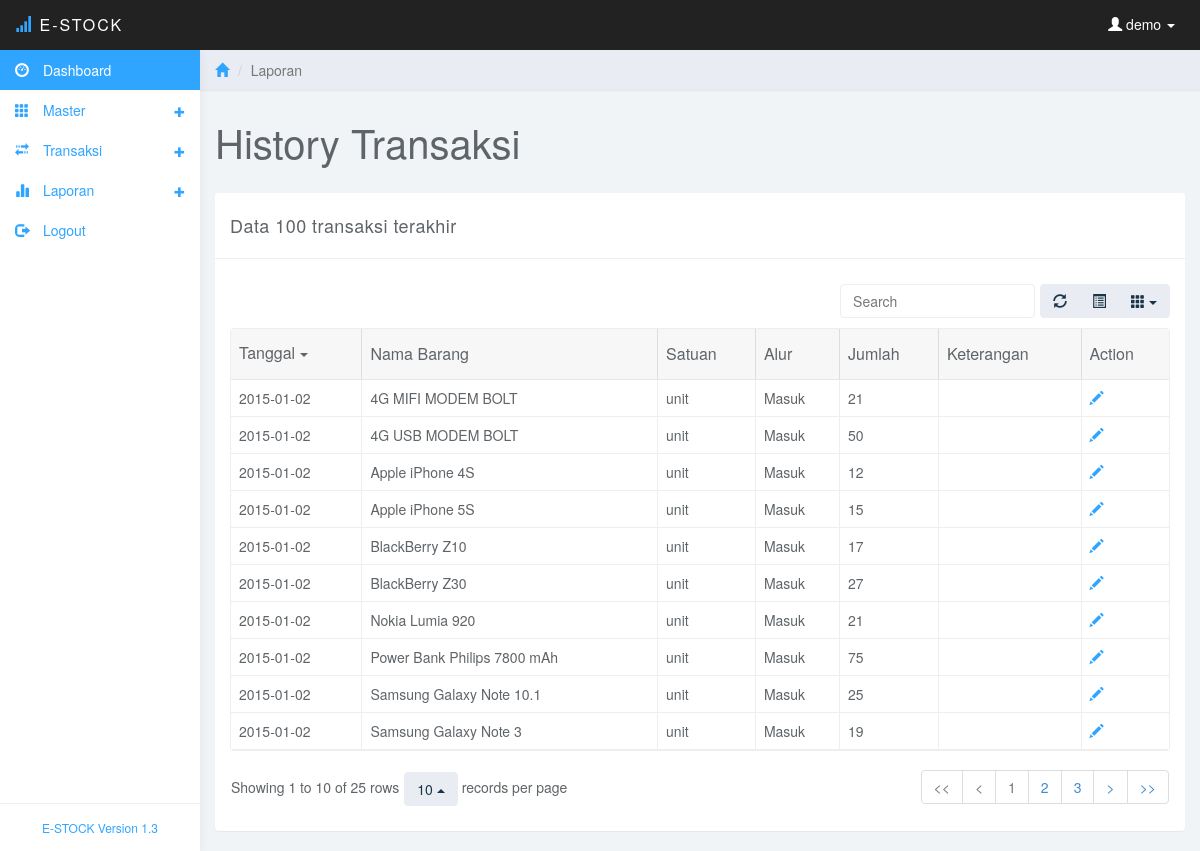
The app's page /history1.php (signed in) with its own data.
### tables this page shows
CREATE TABLE IF NOT EXISTS `transaksi` (
  `id_transaksi` int(11) NOT NULL AUTO_INCREMENT,
  `tgl_transaksi` date NOT NULL,
  `jenis_transaksi` varchar(6) NOT NULL,
  `id_barang` int(11) NOT NULL,
  `jumlah` int(11) NOT NULL,
  `keterangan` varchar(100) NOT NULL,
  PRIMARY KEY (`id_transaksi`)
);

CREATE TABLE IF NOT EXISTS `barang` (
  `id_barang` int(11) NOT NULL AUTO_INCREMENT,
  `nama_barang` varchar(50) NOT NULL,
  `satuan` varchar(10) NOT NULL,
  `stok` int(11) NOT NULL,
  PRIMARY KEY (`id_barang`)
);

### history1.php (the view, shortened to what this page needs)
<?php
include ("koneksi/koneksi.php");
$pengguna=$_SESSION['username'];
?>
<!DOCTYPE html>
<html>
<head>
<link href="css/bootstrap.min.css" rel="stylesheet">
<link href="css/datepicker3.css" rel="stylesheet">
<link href="css/bootstrap-table.css" rel="stylesheet">
<link href="css/styles.css" rel="stylesheet">
</head>
<body>
	<nav class="navbar navbar-inverse navbar-fixed-top" role="navigation">
		<div class="container-fluid">
			<div class="navbar-header">
				<a class="navbar-brand" href="#"><span class="glyphicon glyphicon-signal"></span> E-Stock<span></span></a>
				<ul class="user-menu">
					<li class="dropdown pull-right">
						<a href="#" class="dropdown-toggle" data-toggle="dropdown"><span class="glyphicon glyphicon-user"></span>
						<?php
						echo " $pengguna";
						?>
						<span class="caret"></span></a>
					</li>
				</ul>
			</div>
		</div>
	</nav>
	<?php
	include("menu.php");
	?>
	<div class="col-sm-9 col-sm-offset-3 col-lg-10 col-lg-offset-2 main">
		<div class="row">
			<ol class="breadcrumb">
				<li><a href="#"><span class="glyphicon glyphicon-home"></span></a></li>
				<li class="active">Laporan</li>
			</ol>
		</div>
		<div class="row">
			<div class="col-lg-12">
				<h1 class="page-header">History Transaksi</h1>
			</div>
		</div>
		<div class="row">
			<div class="col-lg-12">
				<div class="panel panel-default">
					<div class="panel-heading">Data 100 transaksi terakhir</div>
					<div class="panel-body">
						<table data-toggle="table" data-url="tables/data1.json"  data-show-refresh="true" data-show-toggle="true" data-show-columns="true" data-search="true" data-select-item-name="toolbar1" data-pagination="true" data-sort-name="tgl" data-sort-order="desc">
						    <thead>
						    <tr>
						        <th data-field="tgl" data-sortable="true">Tanggal</th>
						        <th data-field="nama"  data-sortable="true">Nama Barang</th>
								<th data-field="seater"  data-sortable="true">Satuan</th>
						        <th data-field="jenis" data-sortable="true">Alur</th>
								<th data-field="qty" data-sortable="true">Jumlah</th>
								<th data-field="ket" data-sortable="true">Keterangan</th>
								<th data-field="action">Action</th>
							</tr>
							</thead>
							<tbody>
							<?php
							$sqltrx="select t.id_transaksi,t.tgl_transaksi,t.jenis_transaksi,t.id_barang,t.jumlah,t.keterangan,b.nama_barang,b.satuan from transaksi t, barang b where t.id_barang=b.id_barang order by t.id_transaksi desc limit 0,100";
							$querytrx=mysqli_query($con,$sqltrx);
							while ($datatrx=mysqli_fetch_array($querytrx))
							{
							echo '
							<tr>
						        <td data-field="tgl" data-sortable="true">'.$datatrx['tgl_transaksi'].'</td>
						        <td data-field="nama"  data-sortable="true">'.$datatrx['nama_barang'].'</td>
								<td data-field="seater"  data-sortable="true">'.$datatrx['satuan'].'</td>
								<td data-field="jenis"  data-sortable="true">'.$datatrx['jenis_transaksi'].'</td>
						        <td data-field="qty" data-sortable="true">'.$datatrx['jumlah'].'</td>
								<td data-field="ket" data-sortable="true">'.$datatrx['keterangan'].'</td>
								<td data-field="action"><a href="edit-transaksi.php?idt='.$datatrx['id_transaksi'].'&idb='.$datatrx['id_barang'].'"><span class="glyphicon glyphicon-pencil" title="Edit keterangan"></a></td>
						    </tr>';
							}
							?>
						    </tbody>
						</table>
					</div>
				</div>
			</div>
		</div>
	</div>
</body>
</html>

### css/styles.css (style rules this page uses)
body { background: #f1f4f7; padding-top: 50px; color: #5f6468; }
a, a:hover, a:focus { color: #30a5ff; }
h1, h2, h3, h4, h5, h6 { color: #5f6468; }
h1 { font-weight: 300; font-size: 40px; }
.navbar-header .navbar-brand { color: #fff; font-size: 16px; text-transform: uppercase; font-weight: 500; letter-spacing: 2px; }
.navbar-header .navbar-brand span { color: #30a5ff; }
.panel { border: 0; }
.panel-heading { font-size: 18px; font-weight: 300; letter-spacing: 0.025em; height: 66px; line-height: 45px; }
.panel-default .panel-heading { background: #fff; border-bottom: 1px solid #eee; color: #5f6468; }
.navbar { border: 0; }
.user-menu { display: inline-block; margin-top: 14px; margin-right: 10px; float: right; list-style: none; padding: 0; }
.user-menu a { color: #fff; }
@media (min-width: 768px) { .navbar-header { width: 100%; } }
.breadcrumb { border-radius: 0; padding: 10px 15px; background: #e9ecf2; box-shadow: 0 1px 1px rgba(0, 0, 0, .05); margin: 0 ; }
h1.page-header { margin-top: 30px; border-bottom: 0; }
.table { background: #fff; }

### records on screen
transaksi: tgl_transaksi "2015-01-02", id_barang.nama_barang "Samsung Galaxy Note 3", id_barang.satuan "unit", jenis_transaksi "Masuk", jumlah "19"
transaksi: tgl_transaksi "2015-01-02", id_barang.nama_barang "Samsung Galaxy Note 10.1", id_barang.satuan "unit", jenis_transaksi "Masuk", jumlah "25"
transaksi: tgl_transaksi "2015-01-02", id_barang.nama_barang "Power Bank Philips 7800 mAh", id_barang.satuan "unit", jenis_transaksi "Masuk", jumlah "75"
transaksi: tgl_transaksi "2015-01-02", id_barang.nama_barang "Nokia Lumia 920", id_barang.satuan "unit", jenis_transaksi "Masuk", jumlah "21"
transaksi: tgl_transaksi "2015-01-02", id_barang.nama_barang "BlackBerry Z30", id_barang.satuan "unit", jenis_transaksi "Masuk", jumlah "27"
transaksi: tgl_transaksi "2015-01-02", id_barang.nama_barang "BlackBerry Z10", id_barang.satuan "unit", jenis_transaksi "Masuk", jumlah "17"
transaksi: tgl_transaksi "2015-01-02", id_barang.nama_barang "Apple iPhone 5S", id_barang.satuan "unit", jenis_transaksi "Masuk", jumlah "15"
transaksi: tgl_transaksi "2015-01-02", id_barang.nama_barang "Apple iPhone 4S", id_barang.satuan "unit", jenis_transaksi "Masuk", jumlah "12"
transaksi: tgl_transaksi "2015-01-02", id_barang.nama_barang "4G USB MODEM BOLT", id_barang.satuan "unit", jenis_transaksi "Masuk", jumlah "50"
transaksi: tgl_transaksi "2015-01-02", id_barang.nama_barang "4G MIFI MODEM BOLT", id_barang.satuan "unit", jenis_transaksi "Masuk", jumlah "21"

### other values on screen
$pengguna "demo"
